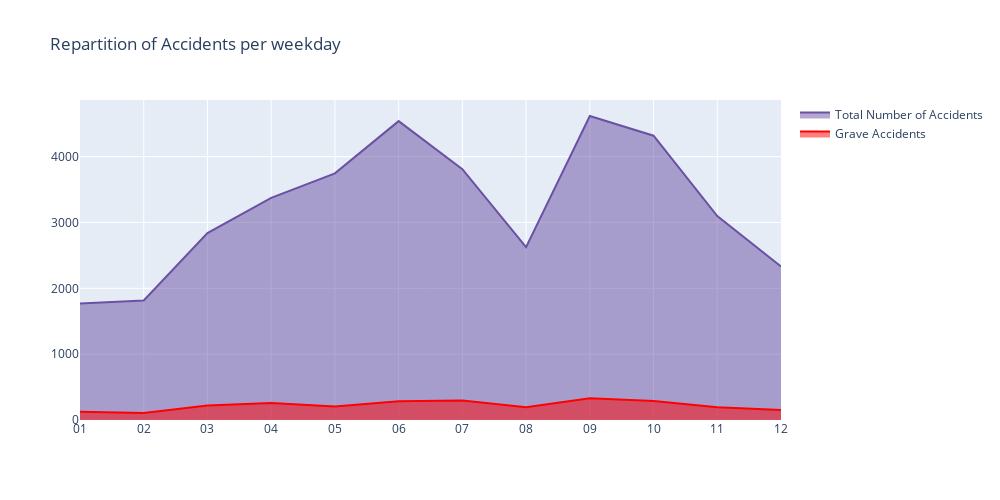

The code cell stored with this chart in its notebook:
### Code cell
# Création des tracés en aires
trace1 = go.Scatter(
    x=list(occs.mois),  # Axe des abscisses
    y=list(occs.Num_Acc),  # Axe des ordonnées
    mode='lines',
    name='Total Number of Accidents',
    fill='tozeroy',
    marker=dict(color='rgb(106,81,163)'),
)

trace2 = go.Scatter(
    x=list(occs.mois),  # Axe des abscisses
    y=list(occs.gravity),  # Axe des ordonnées
    mode='lines',
    name='Grave Accidents',
    fill='tozeroy',
    marker=dict(color='rgb(255,0,0)')
)

# Configuration de la mise en page
layout = go.Layout(
    title='Repartition of Accidents per weekday',
    autosize=False,
    width=1000,
    height=500,
)

# Création de la figure
fig = go.Figure(data=[trace1, trace2], layout=layout)

# Affichage du graphique
fig.show()

### Figure 1 — Plotly figure (JSON) as saved in the notebook; plotly's stock layout.template omitted (floating-point values rounded to 4 significant figures)
{"data": [{"fill": "tozeroy", "marker": {"color": "rgb(106,81,163)"}, "mode": "lines", "name": "Total Number of Accidents", "type": "scatter", "x": ["01", "02", "03", "04", "05", "06", "07", "08", "09", "10", "11", "12"], "y": [1770, 1814, 2840, 3373, 3746, 4539, 3810, 2624, 4617, 4318, 3098, 2330]}, {"fill": "tozeroy", "marker": {"color": "rgb(255,0,0)"}, "mode": "lines", "name": "Grave Accidents", "type": "scatter", "x": ["01", "02", "03", "04", "05", "06", "07", "08", "09", "10", "11", "12"], "y": [125, 105, 220, 260, 205, 285, 295, 195, 330, 290, 195, 150]}], "layout": {"autosize": false, "height": 500, "title": {"text": "Repartition of Accidents per weekday"}, "width": 1000}}
